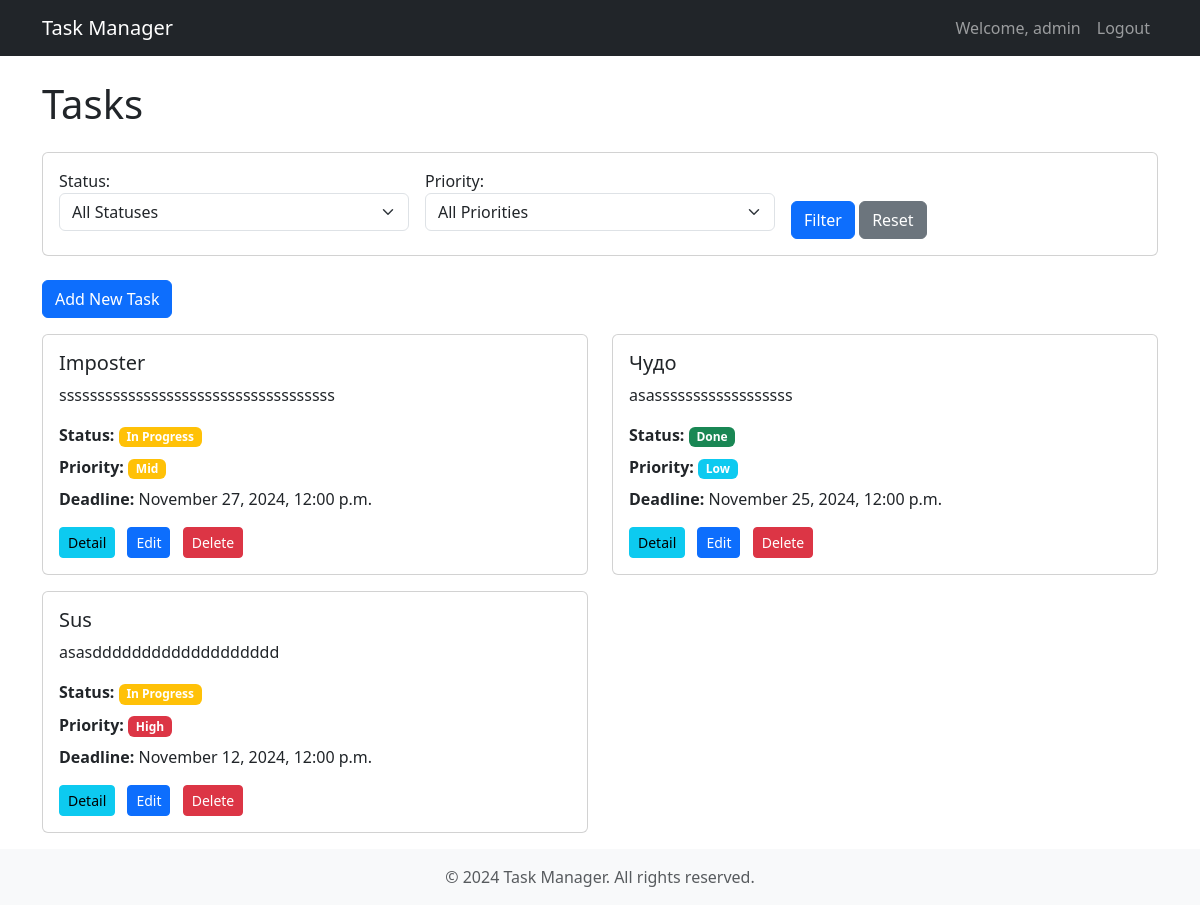
Before: / (signed in) with the older database file.
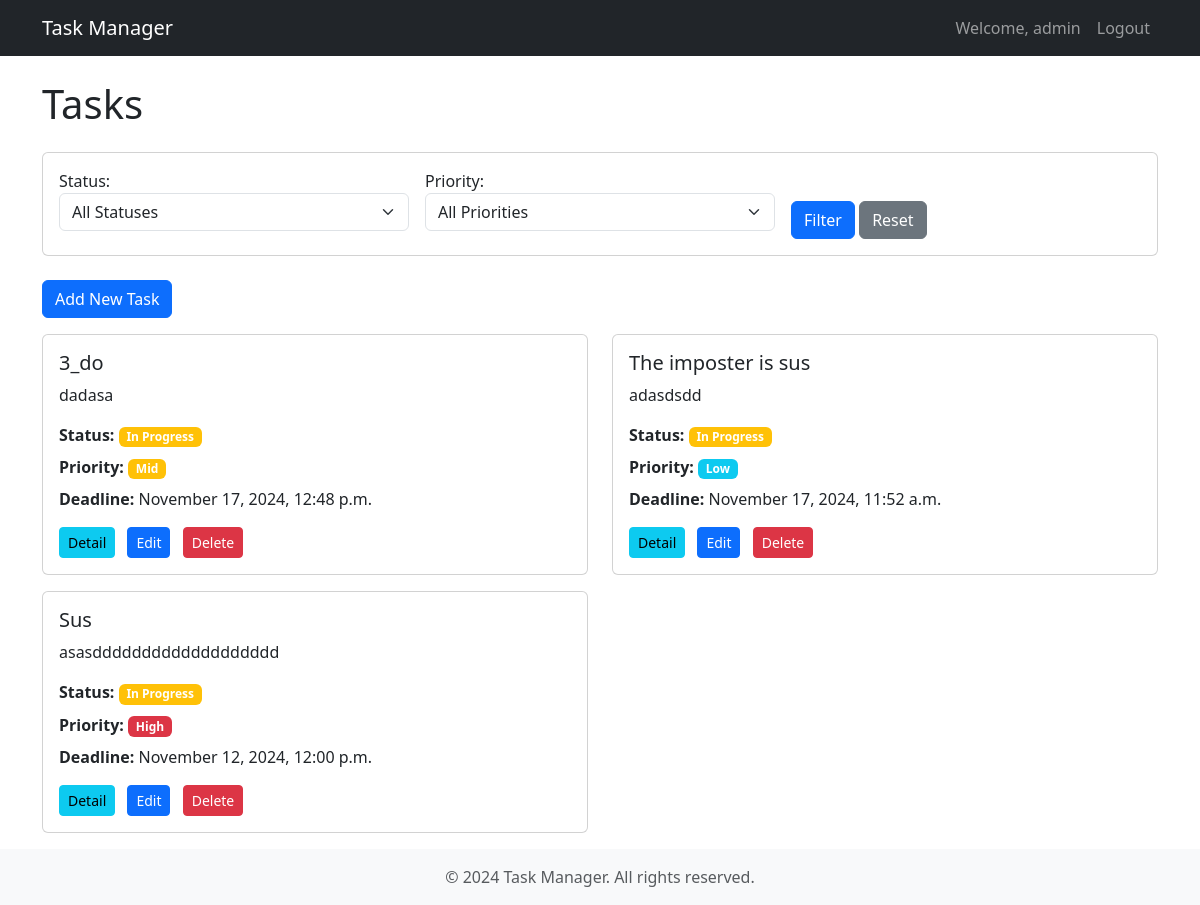
After: the same page with the newer database file.
### task_app/models.py (models this page shows, shortened)
class Task(models.Model):
    user = models.ForeignKey(User, on_delete=models.DO_NOTHING)
    name = models.CharField(max_length=50)
    description = models.TextField()
    status = models.CharField(max_length=255, choices=[
        ('in_progress', 'In Progress'),
        ('done', 'Done')])
    priority = models.CharField(max_length=10, choices=[
        ('low', 'Low'),
        ('mid', 'Mid'),
        ('high', 'High')
    ])
    deadline = models.DateTimeField(default=timezone.now())
    image = models.ImageField(upload_to="task_img/", blank=True, null=True)

### task_app/views.py (the view, shortened to what this page needs)
# urls.py: path('', TaskList.as_view(), name='task_list'),
class TaskList(LoginRequiredMixin, ListView):
    model = Task
    template_name = "task_app/task_list.html"
    context_object_name = "tasks"
    login_url = "/login/"
    paginate_by = 6
    def get_queryset(self):
        queryset = Task.objects.filter(user=self.request.user)
        status = self.request.GET.get('status')
        priority = self.request.GET.get('priority')
        if status:
            queryset = queryset.filter(status=status)
        if priority:
            queryset = queryset.filter(priority=priority)
        queryset = queryset.order_by('-priority')  # або інше поле
        return queryset
    def get_context_data(self, **kwargs):
        context = super().get_context_data(**kwargs)
        context['filter_form'] = TaskFilterForm(self.request.GET or None)
        return context

### task_app/forms.py
class TaskFilterForm(forms.Form):
    STATUS_CHOICES = [
        ('', 'All Statuses'),
        ('in_progress', 'In Progress'),
        ('done', 'Done')
    ]
    PRIORITY_CHOICES = [
        ('', 'All Priorities'),
        ('low', 'Low'),
        ('mid', 'Mid'),
        ('high', 'High')
    ]
    status = forms.ChoiceField(
        choices=STATUS_CHOICES,
        required=False,
        widget=forms.Select(attrs={'class': 'form-select'})
    )
    priority = forms.ChoiceField(
        choices=PRIORITY_CHOICES,
        required=False,
        widget=forms.Select(attrs={'class': 'form-select'})
    )

### task_app/templates/task_app/task_list.html (shortened to what this page needs)
{% extends 'task_app/base.html' %}
{% block content %}
<div class="row">
   <div class="col-12">
       <h1 class="mb-4" id="tasks">Tasks</h1>
       <div class="card mb-4">
           <div class="card-body">
               <form method="get" class="row g-3">
                   <div class="col-md-4">
                       {{ filter_form.status.label_tag }}
                       {{ filter_form.status }}
                   </div>
                   <div class="col-md-4">
                       {{ filter_form.priority.label_tag }}
                       {{ filter_form.priority }}
                   </div>
                   <div class="col-md-4">
                       <label class="form-label">&nbsp;</label>
                       <div>
                           <button type="submit" class="btn btn-primary">Filter</button>
                           <a href="{% url 'task_list' %}" class="btn btn-secondary">Reset</a>
                       </div>
                   </div>
               </form>
           </div>
       </div>
       <div class="mb-3">
           <a href="{% url 'create_task' %}" class="btn btn-primary">Add New Task</a>
       </div>
       <div class="row">
           {% for task in tasks %}
               <div class="col-md-6 mb-3">
                   <div class="card">
                       <div class="card-body">
                           <h5 class="card-title">{{ task.name }}</h5>
                           <p class="card-text">{{ task.description }}</p>
                           <ul class="list-unstyled">
                               <li class="mb-2">
                                   <strong>Status:</strong>
                                   <span class="badge {% if task.status == 'done' %}bg-success{% else %}bg-warning{% endif %}">
                                       {{ task.get_status_display }}
                                   </span>
                               </li>
                               <li class="mb-2">
                                   <strong>Priority:</strong>
                                   <span class="badge
                                       {% if task.priority == 'high' %}bg-danger
                                       {% elif task.priority == 'mid' %}bg-warning
                                       {% else %}bg-info{% endif %}">
                                       {{ task.get_priority_display }}
                                   </span>
                               </li>
                               <li class="mb-2">
                                   <strong>Deadline:</strong> {{ task.deadline|date:"F j, Y, g:i a" }}
                               </li>
                           </ul>
                           <div class="mt-3">
                               <a href="{% url 'task_detail' task.pk %}" class="btn btn-sm btn-info me-2">
                                    Detail
                               </a>
                               <a href="{% url 'update_task' task.pk %}" class="btn btn-sm btn-primary me-2">
                                    Edit
                               </a>
                               <a href="{% url 'delete_task' task.pk %}" class="btn btn-sm btn-danger">
                                    Delete
                               </a>
                           </div>
                       </div>
                   </div>
               </div>
           {% empty %}
               <div class="col-12">
                   <div class="alert alert-info">
                       <i class="fas fa-info-circle"></i> No tasks found. Create your first task!
                   </div>
               </div>
           {% endfor %}
       </div>
   </div>
</div>
{% endblock %}

### task_app/templates/task_app/base.html (shortened to what this page needs)
<!DOCTYPE html>
<html lang="en">
<head>
    <link href="https://cdn.jsdelivr.net/npm/bootstrap@5.3.2/dist/css/bootstrap.min.css" rel="stylesheet">
</head>
<body>
    <nav class="navbar navbar-expand-lg navbar-dark bg-dark">
        <div class="container">
            <a class="navbar-brand" href="{% url 'task_list' %}">Task Manager</a>
            <div class="collapse navbar-collapse" id="navbarNav">
                <ul class="navbar-nav ms-auto">
                    {% if user.is_authenticated %}
                        <li class="nav-item">
                            <span class="nav-link">Welcome, {{ user.username }}</span>
                        </li>
                        <li class="nav-item">
                            <form method="POST" action="{% url 'logout' %}" class="d-inline">
                                <button type="submit" class="nav-link btn btn-link">Logout</button>
                            </form>
                        </li>
                    {% endif %}
                </ul>
            </div>
        </div>
    </nav>
    <main class="container mt-4">
        {% block content %}
        {% endblock %}
    </main>
    <footer class="footer mt-auto py-3 bg-light">
        <div class="container text-center">
            <span class="text-muted">© 2024 Task Manager. All rights reserved.</span>
        </div>
    </footer>
</body>
</html>

Changed rows visible on the page:
removed Task: name "Imposter", description "ssssssssssssssssssssssssssssssssssss", status "In Progress", priority "Mid", deadline "November 27, 2024, 12:00 p.m."
removed Task: name "Чудо", description "asassssssssssssssssss", status "Done", priority "Low", deadline "November 25, 2024, 12:00 p.m."
added Task: name "3_do", description "dadasa", status "In Progress", priority "Mid", deadline "November 17, 2024, 12:48 p.m."
added Task: name "The imposter is sus", description "adasdsdd", status "In Progress", priority "Low", deadline "November 17, 2024, 11:52 a.m."
